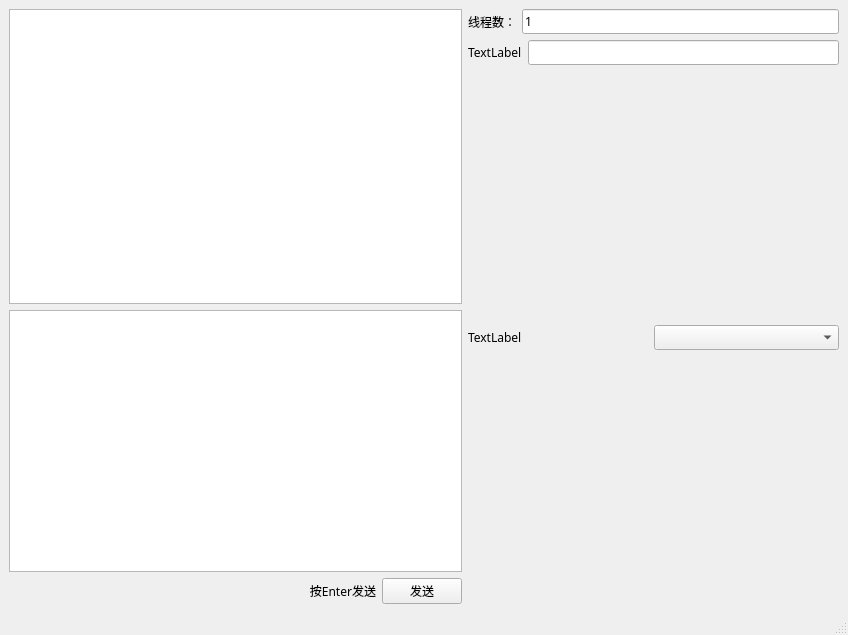
<?xml version="1.0" encoding="UTF-8"?>
<ui version="4.0">
 <class>PandaServer</class>
 <widget class="QMainWindow" name="PandaServer">
  <property name="geometry">
   <rect>
    <x>0</x>
    <y>0</y>
    <width>848</width>
    <height>635</height>
   </rect>
  </property>
  <property name="font">
   <font>
    <family>黑体</family>
   </font>
  </property>
  <property name="contextMenuPolicy">
   <enum>Qt::DefaultContextMenu</enum>
  </property>
  <property name="windowTitle">
   <string>PandaServer</string>
  </property>
  <property name="documentMode">
   <bool>false</bool>
  </property>
  <widget class="QWidget" name="centralwidget">
   <layout class="QHBoxLayout" name="horizontalLayout_5">
    <item>
     <layout class="QVBoxLayout" name="verticalLayout_3">
      <item>
       <widget class="QTextEdit" name="serverSend"/>
      </item>
      <item>
       <layout class="QVBoxLayout" name="verticalLayout_2">
        <item>
         <widget class="QTextEdit" name="socketSended"/>
        </item>
        <item>
         <layout class="QHBoxLayout" name="horizontalLayout_4">
          <item>
           <spacer name="horizontalSpacer">
            <property name="orientation">
             <enum>Qt::Horizontal</enum>
            </property>
            <property name="sizeType">
             <enum>QSizePolicy::Fixed</enum>
            </property>
            <property name="sizeHint" stdset="0">
             <size>
              <width>300</width>
              <height>20</height>
             </size>
            </property>
           </spacer>
          </item>
          <item>
           <widget class="QLabel" name="label_4">
            <property name="sizeIncrement">
             <size>
              <width>0</width>
              <height>0</height>
             </size>
            </property>
            <property name="baseSize">
             <size>
              <width>0</width>
              <height>0</height>
             </size>
            </property>
            <property name="contextMenuPolicy">
             <enum>Qt::PreventContextMenu</enum>
            </property>
            <property name="layoutDirection">
             <enum>Qt::LeftToRight</enum>
            </property>
            <property name="text">
             <string>按Enter发送</string>
            </property>
            <property name="alignment">
             <set>Qt::AlignRight|Qt::AlignTrailing|Qt::AlignVCenter</set>
            </property>
           </widget>
          </item>
          <item>
           <widget class="QPushButton" name="ClientSendButton">
            <property name="text">
             <string>发送</string>
            </property>
            <property name="default">
             <bool>false</bool>
            </property>
            <property name="flat">
             <bool>false</bool>
            </property>
           </widget>
          </item>
         </layout>
        </item>
       </layout>
      </item>
     </layout>
    </item>
    <item>
     <layout class="QVBoxLayout" name="verticalLayout">
      <item>
       <layout class="QHBoxLayout" name="horizontalLayout_2">
        <item>
         <widget class="QLabel" name="label_2">
          <property name="text">
           <string>线程数：</string>
          </property>
         </widget>
        </item>
        <item>
         <widget class="QLineEdit" name="threadNumEdit">
          <property name="text">
           <string>1</string>
          </property>
         </widget>
        </item>
       </layout>
      </item>
      <item>
       <layout class="QHBoxLayout" name="horizontalLayout">
        <item>
         <widget class="QLabel" name="label">
          <property name="text">
           <string>TextLabel</string>
          </property>
         </widget>
        </item>
        <item>
         <widget class="QLineEdit" name="lineEdit"/>
        </item>
       </layout>
      </item>
      <item>
       <spacer name="verticalSpacer">
        <property name="orientation">
         <enum>Qt::Vertical</enum>
        </property>
        <property name="sizeHint" stdset="0">
         <size>
          <width>20</width>
          <height>40</height>
         </size>
        </property>
       </spacer>
      </item>
      <item>
       <layout class="QHBoxLayout" name="horizontalLayout_3">
        <property name="spacing">
         <number>0</number>
        </property>
        <item>
         <widget class="QLabel" name="label_3">
          <property name="text">
           <string>TextLabel</string>
          </property>
         </widget>
        </item>
        <item>
         <widget class="QComboBox" name="comboBox"/>
        </item>
       </layout>
      </item>
      <item>
       <spacer name="verticalSpacer_2">
        <property name="orientation">
         <enum>Qt::Vertical</enum>
        </property>
        <property name="sizeHint" stdset="0">
         <size>
          <width>20</width>
          <height>40</height>
         </size>
        </property>
       </spacer>
      </item>
     </layout>
    </item>
   </layout>
  </widget>
  <widget class="QMenuBar" name="menubar">
   <property name="geometry">
    <rect>
     <x>0</x>
     <y>0</y>
     <width>848</width>
     <height>21</height>
    </rect>
   </property>
  </widget>
  <widget class="QStatusBar" name="statusbar"/>
 </widget>
 <resources/>
 <connections/>
</ui>
